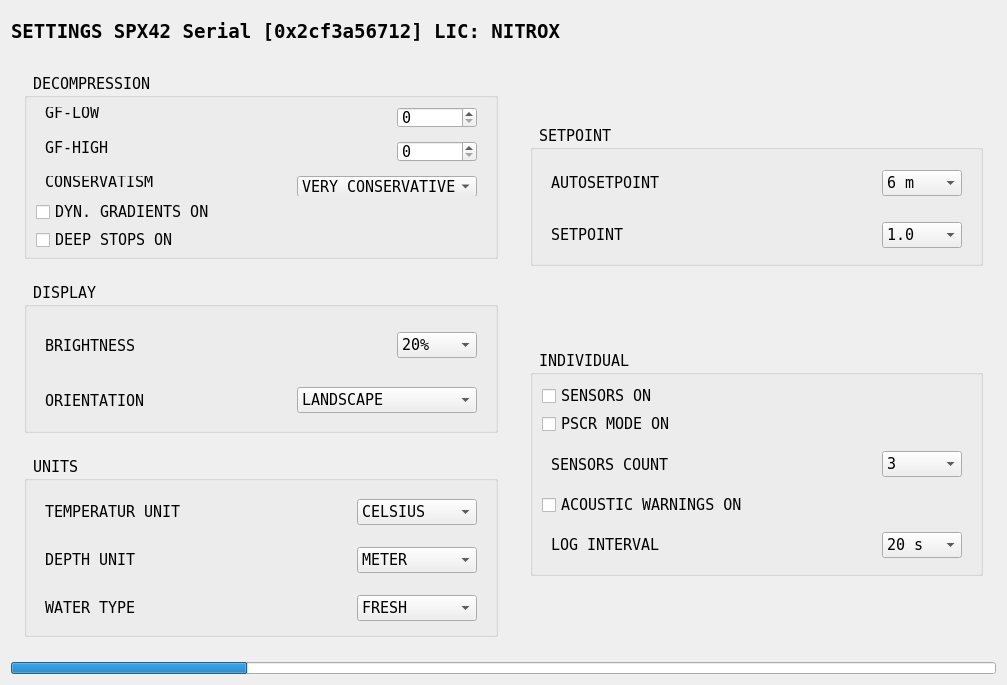
<?xml version="1.0" encoding="UTF-8"?>
<ui version="4.0">
 <class>DeviceConfig</class>
 <widget class="QWidget" name="DeviceConfig">
  <property name="geometry">
   <rect>
    <x>0</x>
    <y>0</y>
    <width>1007</width>
    <height>685</height>
   </rect>
  </property>
  <property name="minimumSize">
   <size>
    <width>0</width>
    <height>0</height>
   </size>
  </property>
  <property name="font">
   <font>
    <family>DejaVu Sans Mono</family>
    <pointsize>11</pointsize>
   </font>
  </property>
  <property name="windowTitle">
   <string>Form</string>
  </property>
  <property name="locale">
   <locale language="English" country="UnitedStates"/>
  </property>
  <layout class="QVBoxLayout" name="verticalLayout_4">
   <item>
    <widget class="QLabel" name="deviceConfigHeaderLabel">
     <property name="maximumSize">
      <size>
       <width>16777215</width>
       <height>40</height>
      </size>
     </property>
     <property name="font">
      <font>
       <pointsize>14</pointsize>
       <weight>75</weight>
       <bold>true</bold>
      </font>
     </property>
     <property name="text">
      <string>SETTINGS SPX42 Serial [0x2cf3a56712] LIC: NITROX</string>
     </property>
    </widget>
   </item>
   <item>
    <widget class="QWidget" name="fieldWidget" native="true">
     <layout class="QHBoxLayout" name="horizontalLayout" stretch="0,0">
      <property name="spacing">
       <number>4</number>
      </property>
      <property name="sizeConstraint">
       <enum>QLayout::SetMaximumSize</enum>
      </property>
      <property name="leftMargin">
       <number>4</number>
      </property>
      <property name="topMargin">
       <number>8</number>
      </property>
      <property name="rightMargin">
       <number>4</number>
      </property>
      <property name="bottomMargin">
       <number>8</number>
      </property>
      <item>
       <widget class="QWidget" name="leftColumnVerticalWidget" native="true">
        <property name="minimumSize">
         <size>
          <width>380</width>
          <height>0</height>
         </size>
        </property>
        <property name="maximumSize">
         <size>
          <width>800</width>
          <height>1024</height>
         </size>
        </property>
        <layout class="QVBoxLayout" name="leftColumnVerticalLayout">
         <property name="spacing">
          <number>24</number>
         </property>
         <property name="rightMargin">
          <number>4</number>
         </property>
         <item>
          <widget class="QGroupBox" name="decompressionGroupBox">
           <property name="minimumSize">
            <size>
             <width>350</width>
             <height>180</height>
            </size>
           </property>
           <property name="maximumSize">
            <size>
             <width>600</width>
             <height>185</height>
            </size>
           </property>
           <property name="autoFillBackground">
            <bool>false</bool>
           </property>
           <property name="styleSheet">
            <string notr="true"/>
           </property>
           <property name="locale">
            <locale language="English" country="UnitedStates"/>
           </property>
           <property name="title">
            <string> DECOMPRESSION </string>
           </property>
           <property name="alignment">
            <set>Qt::AlignLeading|Qt::AlignLeft|Qt::AlignTop</set>
           </property>
           <property name="flat">
            <bool>false</bool>
           </property>
           <layout class="QVBoxLayout" name="verticalLayout_2">
            <property name="spacing">
             <number>0</number>
            </property>
            <property name="leftMargin">
             <number>0</number>
            </property>
            <property name="topMargin">
             <number>0</number>
            </property>
            <property name="rightMargin">
             <number>0</number>
            </property>
            <property name="bottomMargin">
             <number>0</number>
            </property>
            <item>
             <widget class="QWidget" name="decompressionMainVerticalWidget" native="true">
              <layout class="QVBoxLayout" name="decompressionMainVerticalLayout">
               <property name="spacing">
                <number>4</number>
               </property>
               <property name="sizeConstraint">
                <enum>QLayout::SetDefaultConstraint</enum>
               </property>
               <property name="topMargin">
                <number>0</number>
               </property>
               <property name="bottomMargin">
                <number>4</number>
               </property>
               <item>
                <widget class="QWidget" name="gradientLowHorizontalWidget" native="true">
                 <property name="minimumSize">
                  <size>
                   <width>0</width>
                   <height>24</height>
                  </size>
                 </property>
                 <property name="maximumSize">
                  <size>
                   <width>500</width>
                   <height>16777215</height>
                  </size>
                 </property>
                 <layout class="QHBoxLayout" name="gradientLowHorizontalLayout">
                  <item>
                   <widget class="QLabel" name="gradientLowLabel">
                    <property name="text">
                     <string>GF-LOW</string>
                    </property>
                   </widget>
                  </item>
                  <item>
                   <widget class="QSpinBox" name="gradientLowSpinBox">
                    <property name="minimumSize">
                     <size>
                      <width>65</width>
                      <height>21</height>
                     </size>
                    </property>
                    <property name="maximumSize">
                     <size>
                      <width>80</width>
                      <height>16777215</height>
                     </size>
                    </property>
                   </widget>
                  </item>
                 </layout>
                </widget>
               </item>
               <item>
                <widget class="QWidget" name="gradientHighHorizontalWidget" native="true">
                 <property name="minimumSize">
                  <size>
                   <width>0</width>
                   <height>24</height>
                  </size>
                 </property>
                 <property name="maximumSize">
                  <size>
                   <width>500</width>
                   <height>16777215</height>
                  </size>
                 </property>
                 <layout class="QHBoxLayout" name="gradientHighHorizontalLayout">
                  <item>
                   <widget class="QLabel" name="gradientHighLabel">
                    <property name="text">
                     <string>GF-HIGH</string>
                    </property>
                   </widget>
                  </item>
                  <item>
                   <widget class="QSpinBox" name="gradientHighSpinBox">
                    <property name="minimumSize">
                     <size>
                      <width>65</width>
                      <height>21</height>
                     </size>
                    </property>
                    <property name="maximumSize">
                     <size>
                      <width>80</width>
                      <height>16777215</height>
                     </size>
                    </property>
                   </widget>
                  </item>
                 </layout>
                </widget>
               </item>
               <item>
                <widget class="QWidget" name="conservatismHorizontalWidget" native="true">
                 <property name="minimumSize">
                  <size>
                   <width>0</width>
                   <height>24</height>
                  </size>
                 </property>
                 <property name="maximumSize">
                  <size>
                   <width>500</width>
                   <height>16777215</height>
                  </size>
                 </property>
                 <layout class="QHBoxLayout" name="conservatismHorizontalLayout">
                  <item>
                   <widget class="QLabel" name="conservatismLabel">
                    <property name="text">
                     <string>CONSERVATISM</string>
                    </property>
                   </widget>
                  </item>
                  <item>
                   <widget class="QComboBox" name="conservatismComboBox">
                    <property name="minimumSize">
                     <size>
                      <width>0</width>
                      <height>21</height>
                     </size>
                    </property>
                    <property name="maximumSize">
                     <size>
                      <width>180</width>
                      <height>16777215</height>
                     </size>
                    </property>
                    <item>
                     <property name="text">
                      <string>VERY CONSERVATIVE</string>
                     </property>
                    </item>
                    <item>
                     <property name="text">
                      <string>STANDART</string>
                     </property>
                    </item>
                    <item>
                     <property name="text">
                      <string>MODERATE</string>
                     </property>
                    </item>
                    <item>
                     <property name="text">
                      <string>AGRESSIVE</string>
                     </property>
                    </item>
                    <item>
                     <property name="text">
                      <string>VERY AGRESSIVE</string>
                     </property>
                    </item>
                    <item>
                     <property name="text">
                      <string>CUSTOM</string>
                     </property>
                    </item>
                   </widget>
                  </item>
                 </layout>
                </widget>
               </item>
               <item>
                <widget class="QCheckBox" name="dynamicGradientsOnCheckBox">
                 <property name="minimumSize">
                  <size>
                   <width>0</width>
                   <height>24</height>
                  </size>
                 </property>
                 <property name="text">
                  <string>DYN. GRADIENTS ON</string>
                 </property>
                </widget>
               </item>
               <item>
                <widget class="QCheckBox" name="deepStopOnCheckBox">
                 <property name="minimumSize">
                  <size>
                   <width>0</width>
                   <height>24</height>
                  </size>
                 </property>
                 <property name="text">
                  <string>DEEP STOPS ON</string>
                 </property>
                </widget>
               </item>
              </layout>
             </widget>
            </item>
           </layout>
          </widget>
         </item>
         <item>
          <widget class="QGroupBox" name="displayGroupBox">
           <property name="minimumSize">
            <size>
             <width>350</width>
             <height>100</height>
            </size>
           </property>
           <property name="maximumSize">
            <size>
             <width>600</width>
             <height>150</height>
            </size>
           </property>
           <property name="font">
            <font>
             <family>DejaVu Sans Mono</family>
             <pointsize>11</pointsize>
            </font>
           </property>
           <property name="styleSheet">
            <string notr="true"/>
           </property>
           <property name="locale">
            <locale language="English" country="UnitedStates"/>
           </property>
           <property name="title">
            <string> DISPLAY </string>
           </property>
           <property name="alignment">
            <set>Qt::AlignLeading|Qt::AlignLeft|Qt::AlignTop</set>
           </property>
           <layout class="QVBoxLayout" name="verticalLayout_3">
            <property name="spacing">
             <number>0</number>
            </property>
            <property name="leftMargin">
             <number>0</number>
            </property>
            <property name="topMargin">
             <number>4</number>
            </property>
            <property name="rightMargin">
             <number>0</number>
            </property>
            <property name="bottomMargin">
             <number>0</number>
            </property>
            <item>
             <widget class="QWidget" name="displayMainVerticalWidget" native="true">
              <layout class="QVBoxLayout" name="displayMainVerticalLayout">
               <property name="spacing">
                <number>4</number>
               </property>
               <property name="sizeConstraint">
                <enum>QLayout::SetMaximumSize</enum>
               </property>
               <property name="bottomMargin">
                <number>4</number>
               </property>
               <item>
                <widget class="QWidget" name="displayBrithnessHorizontalWidget" native="true">
                 <property name="minimumSize">
                  <size>
                   <width>0</width>
                   <height>24</height>
                  </size>
                 </property>
                 <property name="maximumSize">
                  <size>
                   <width>500</width>
                   <height>16777215</height>
                  </size>
                 </property>
                 <layout class="QHBoxLayout" name="displayBrithnessHorizontalLayout">
                  <item>
                   <widget class="QLabel" name="displayBrightnessLabel">
                    <property name="text">
                     <string>BRIGHTNESS</string>
                    </property>
                   </widget>
                  </item>
                  <item>
                   <widget class="QComboBox" name="displayBrightnessComboBox">
                    <property name="minimumSize">
                     <size>
                      <width>0</width>
                      <height>21</height>
                     </size>
                    </property>
                    <property name="maximumSize">
                     <size>
                      <width>80</width>
                      <height>16777215</height>
                     </size>
                    </property>
                    <item>
                     <property name="text">
                      <string>20%</string>
                     </property>
                    </item>
                    <item>
                     <property name="text">
                      <string>40%</string>
                     </property>
                    </item>
                    <item>
                     <property name="text">
                      <string>60%</string>
                     </property>
                    </item>
                    <item>
                     <property name="text">
                      <string>80%</string>
                     </property>
                    </item>
                    <item>
                     <property name="text">
                      <string>100%</string>
                     </property>
                    </item>
                   </widget>
                  </item>
                 </layout>
                </widget>
               </item>
               <item>
                <widget class="QWidget" name="displayOrientationHorizontalWidget" native="true">
                 <property name="minimumSize">
                  <size>
                   <width>0</width>
                   <height>24</height>
                  </size>
                 </property>
                 <property name="maximumSize">
                  <size>
                   <width>500</width>
                   <height>16777215</height>
                  </size>
                 </property>
                 <layout class="QHBoxLayout" name="displayOrientationHorizontalLayout">
                  <item>
                   <widget class="QLabel" name="displayOrientationLabel">
                    <property name="text">
                     <string>ORIENTATION</string>
                    </property>
                   </widget>
                  </item>
                  <item>
                   <widget class="QComboBox" name="displayOrientationComboBox">
                    <property name="minimumSize">
                     <size>
                      <width>0</width>
                      <height>21</height>
                     </size>
                    </property>
                    <property name="maximumSize">
                     <size>
                      <width>180</width>
                      <height>16777215</height>
                     </size>
                    </property>
                    <item>
                     <property name="text">
                      <string>LANDSCAPE</string>
                     </property>
                    </item>
                    <item>
                     <property name="text">
                      <string>LANDSCAPE 180°</string>
                     </property>
                    </item>
                   </widget>
                  </item>
                 </layout>
                </widget>
               </item>
              </layout>
             </widget>
            </item>
           </layout>
          </widget>
         </item>
         <item>
          <widget class="QGroupBox" name="unitGroupBox">
           <property name="minimumSize">
            <size>
             <width>350</width>
             <height>137</height>
            </size>
           </property>
           <property name="maximumSize">
            <size>
             <width>600</width>
             <height>180</height>
            </size>
           </property>
           <property name="locale">
            <locale language="English" country="UnitedStates"/>
           </property>
           <property name="title">
            <string> UNITS </string>
           </property>
           <property name="alignment">
            <set>Qt::AlignLeading|Qt::AlignLeft|Qt::AlignTop</set>
           </property>
           <layout class="QVBoxLayout" name="verticalLayout">
            <property name="spacing">
             <number>0</number>
            </property>
            <property name="leftMargin">
             <number>0</number>
            </property>
            <property name="topMargin">
             <number>0</number>
            </property>
            <property name="rightMargin">
             <number>0</number>
            </property>
            <property name="bottomMargin">
             <number>0</number>
            </property>
            <item>
             <widget class="QWidget" name="unitsMainVerticalWidget" native="true">
              <layout class="QVBoxLayout" name="unitsMainVerticalLayout">
               <property name="spacing">
                <number>4</number>
               </property>
               <property name="bottomMargin">
                <number>4</number>
               </property>
               <item>
                <widget class="QWidget" name="unitsTemperaturHorizontalWidget" native="true">
                 <property name="minimumSize">
                  <size>
                   <width>0</width>
                   <height>24</height>
                  </size>
                 </property>
                 <property name="maximumSize">
                  <size>
                   <width>500</width>
                   <height>16777215</height>
                  </size>
                 </property>
                 <layout class="QHBoxLayout" name="unitsTemperaturHorizontalLayout">
                  <item>
                   <widget class="QLabel" name="unitsTemperaturLabel">
                    <property name="text">
                     <string>TEMPERATUR UNIT</string>
                    </property>
                   </widget>
                  </item>
                  <item>
                   <widget class="QComboBox" name="unitsTemperaturComboBox">
                    <property name="minimumSize">
                     <size>
                      <width>0</width>
                      <height>21</height>
                     </size>
                    </property>
                    <property name="maximumSize">
                     <size>
                      <width>120</width>
                      <height>16777215</height>
                     </size>
                    </property>
                    <item>
                     <property name="text">
                      <string>CELSIUS</string>
                     </property>
                    </item>
                    <item>
                     <property name="text">
                      <string>FAHRENHEID</string>
                     </property>
                    </item>
                   </widget>
                  </item>
                 </layout>
                </widget>
               </item>
               <item>
                <widget class="QWidget" name="unitsDeepHorizontalWidget" native="true">
                 <property name="minimumSize">
                  <size>
                   <width>0</width>
                   <height>24</height>
                  </size>
                 </property>
                 <property name="maximumSize">
                  <size>
                   <width>500</width>
                   <height>16777215</height>
                  </size>
                 </property>
                 <layout class="QHBoxLayout" name="unitsDeepHorizontalLayout">
                  <item>
                   <widget class="QLabel" name="unitsDeepLabel">
                    <property name="text">
                     <string>DEPTH UNIT</string>
                    </property>
                   </widget>
                  </item>
                  <item>
                   <widget class="QComboBox" name="unitsDeepComboBox">
                    <property name="minimumSize">
                     <size>
                      <width>0</width>
                      <height>21</height>
                     </size>
                    </property>
                    <property name="maximumSize">
                     <size>
                      <width>120</width>
                      <height>16777215</height>
                     </size>
                    </property>
                    <item>
                     <property name="text">
                      <string>METER</string>
                     </property>
                    </item>
                    <item>
                     <property name="text">
                      <string>FOOT</string>
                     </property>
                    </item>
                   </widget>
                  </item>
                 </layout>
                </widget>
               </item>
               <item>
                <widget class="QWidget" name="unitsWaterTypeHorizontalWidget" native="true">
                 <property name="minimumSize">
                  <size>
                   <width>0</width>
                   <height>21</height>
                  </size>
                 </property>
                 <property name="maximumSize">
                  <size>
                   <width>500</width>
                   <height>16777215</height>
                  </size>
                 </property>
                 <layout class="QHBoxLayout" name="unitsWaterTypeHorizontalLayout">
                  <item>
                   <widget class="QLabel" name="unitsWaterTypeLabel">
                    <property name="text">
                     <string>WATER TYPE</string>
                    </property>
                   </widget>
                  </item>
                  <item>
                   <widget class="QComboBox" name="unitsWaterTypeComboBox">
                    <property name="minimumSize">
                     <size>
                      <width>0</width>
                      <height>21</height>
                     </size>
                    </property>
                    <property name="maximumSize">
                     <size>
                      <width>120</width>
                      <height>16777215</height>
                     </size>
                    </property>
                    <item>
                     <property name="text">
                      <string>FRESH</string>
                     </property>
                    </item>
                    <item>
                     <property name="text">
                      <string>SALT</string>
                     </property>
                    </item>
                   </widget>
                  </item>
                 </layout>
                </widget>
               </item>
              </layout>
             </widget>
            </item>
           </layout>
          </widget>
         </item>
        </layout>
       </widget>
      </item>
      <item>
       <widget class="QWidget" name="rightColumnVerticalWidget" native="true">
        <property name="minimumSize">
         <size>
          <width>380</width>
          <height>0</height>
         </size>
        </property>
        <property name="maximumSize">
         <size>
          <width>800</width>
          <height>1024</height>
         </size>
        </property>
        <layout class="QVBoxLayout" name="rightColumnVerticalLayout">
         <property name="spacing">
          <number>24</number>
         </property>
         <property name="leftMargin">
          <number>24</number>
         </property>
         <property name="topMargin">
          <number>0</number>
         </property>
         <item>
          <widget class="QGroupBox" name="setpointGroupBox">
           <property name="minimumSize">
            <size>
             <width>350</width>
             <height>1</height>
            </size>
           </property>
           <property name="maximumSize">
            <size>
             <width>600</width>
             <height>140</height>
            </size>
           </property>
           <property name="locale">
            <locale language="English" country="UnitedStates"/>
           </property>
           <property name="title">
            <string> SETPOINT </string>
           </property>
           <property name="alignment">
            <set>Qt::AlignLeading|Qt::AlignLeft|Qt::AlignTop</set>
           </property>
           <property name="flat">
            <bool>false</bool>
           </property>
           <layout class="QVBoxLayout" name="verticalLayout_5">
            <property name="spacing">
             <number>0</number>
            </property>
            <property name="leftMargin">
             <number>0</number>
            </property>
            <property name="topMargin">
             <number>0</number>
            </property>
            <property name="rightMargin">
             <number>0</number>
            </property>
            <property name="bottomMargin">
             <number>0</number>
            </property>
            <item>
             <widget class="QWidget" name="setpointMainVerticalWidget" native="true">
              <layout class="QVBoxLayout" name="setpointMainVerticalLayout">
               <property name="spacing">
                <number>4</number>
               </property>
               <property name="bottomMargin">
                <number>4</number>
               </property>
               <item>
                <widget class="QWidget" name="setpointAutoHorizontalWidget" native="true">
                 <property name="minimumSize">
                  <size>
                   <width>0</width>
                   <height>24</height>
                  </size>
                 </property>
                 <property name="maximumSize">
                  <size>
                   <width>500</width>
                   <height>16777215</height>
                  </size>
                 </property>
                 <layout class="QHBoxLayout" name="setpointAutoHorizontalLayout">
                  <item>
                   <widget class="QLabel" name="setpointAutoOnLabel">
                    <property name="text">
                     <string>AUTOSETPOINT</string>
                    </property>
                   </widget>
                  </item>
                  <item>
                   <widget class="QComboBox" name="setpointAutoOnComboBox">
                    <property name="minimumSize">
                     <size>
                      <width>0</width>
                      <height>21</height>
                     </size>
                    </property>
                    <property name="maximumSize">
                     <size>
                      <width>80</width>
                      <height>16777215</height>
                     </size>
                    </property>
                    <item>
                     <property name="text">
                      <string>6 m</string>
                     </property>
                    </item>
                    <item>
                     <property name="text">
                      <string>10 m</string>
                     </property>
                    </item>
                    <item>
                     <property name="text">
                      <string>15 m</string>
                     </property>
                    </item>
                    <item>
                     <property name="text">
                      <string>20 m</string>
                     </property>
                    </item>
                    <item>
                     <property name="text">
                      <string>OFF</string>
                     </property>
                    </item>
                   </widget>
                  </item>
                 </layout>
                </widget>
               </item>
               <item>
                <widget class="QWidget" name="setpointHorizontalWidget" native="true">
                 <property name="minimumSize">
                  <size>
                   <width>0</width>
                   <height>24</height>
                  </size>
                 </property>
                 <property name="maximumSize">
                  <size>
                   <width>500</width>
                   <height>16777215</height>
                  </size>
                 </property>
                 <layout class="QHBoxLayout" name="setpointHorizontalLayout">
                  <item>
                   <widget class="QLabel" name="setpointSetpointLabel">
                    <property name="text">
                     <string>SETPOINT</string>
                    </property>
                   </widget>
                  </item>
                  <item>
                   <widget class="QComboBox" name="setpointSetpointComboBox">
                    <property name="minimumSize">
                     <size>
                      <width>0</width>
                      <height>21</height>
                     </size>
                    </property>
                    <property name="maximumSize">
                     <size>
                      <width>80</width>
                      <height>16777215</height>
                     </size>
                    </property>
                    <item>
                     <property name="text">
                      <string>1.0</string>
                     </property>
                    </item>
                    <item>
                     <property name="text">
                      <string>1.1</string>
                     </property>
                    </item>
                    <item>
                     <property name="text">
                      <string>1.2</string>
                     </property>
                    </item>
                    <item>
                     <property name="text">
                      <string>1.3</string>
                     </property>
                    </item>
                    <item>
                     <property name="text">
                      <string>1.4</string>
                     </property>
                    </item>
                   </widget>
                  </item>
                 </layout>
                </widget>
               </item>
              </layout>
             </widget>
            </item>
           </layout>
          </widget>
         </item>
         <item>
          <widget class="QGroupBox" name="individualGroupBox">
           <property name="minimumSize">
            <size>
             <width>350</width>
             <height>190</height>
            </size>
           </property>
           <property name="maximumSize">
            <size>
             <width>600</width>
             <height>225</height>
            </size>
           </property>
           <property name="locale">
            <locale language="English" country="UnitedStates"/>
           </property>
           <property name="title">
            <string> INDIVIDUAL </string>
           </property>
           <property name="alignment">
            <set>Qt::AlignLeading|Qt::AlignLeft|Qt::AlignTop</set>
           </property>
           <layout class="QVBoxLayout" name="individualGroupBoxVerticalLayout">
            <property name="spacing">
             <number>0</number>
            </property>
            <property name="leftMargin">
             <number>0</number>
            </property>
            <property name="topMargin">
             <number>0</number>
            </property>
            <property name="rightMargin">
             <number>0</number>
            </property>
            <property name="bottomMargin">
             <number>0</number>
            </property>
            <item>
             <widget class="QWidget" name="individualVerticalWidget" native="true">
              <layout class="QVBoxLayout" name="individualVerticalLayout">
               <property name="spacing">
                <number>4</number>
               </property>
               <property name="bottomMargin">
                <number>4</number>
               </property>
               <item>
                <widget class="QCheckBox" name="individualSeonsorsOnCheckBox">
                 <property name="minimumSize">
                  <size>
                   <width>0</width>
                   <height>24</height>
                  </size>
                 </property>
                 <property name="text">
                  <string>SENSORS ON</string>
                 </property>
                </widget>
               </item>
               <item>
                <widget class="QCheckBox" name="individualPSCRModeOnCheckBox">
                 <property name="text">
                  <string>PSCR MODE ON</string>
                 </property>
                </widget>
               </item>
               <item>
                <widget class="QWidget" name="individualSensorsCountHorizontalWidget" native="true">
                 <property name="minimumSize">
                  <size>
                   <width>0</width>
                   <height>24</height>
                  </size>
                 </property>
                 <property name="maximumSize">
                  <size>
                   <width>500</width>
                   <height>16777215</height>
                  </size>
                 </property>
                 <layout class="QHBoxLayout" name="individualSensorsCountHorizontalLayout">
                  <item>
                   <widget class="QLabel" name="individualSensorsCountLabel">
                    <property name="text">
                     <string>SENSORS COUNT</string>
                    </property>
                   </widget>
                  </item>
                  <item>
                   <widget class="QComboBox" name="individualSensorsCountComboBox">
                    <property name="minimumSize">
                     <size>
                      <width>0</width>
                      <height>21</height>
                     </size>
                    </property>
                    <property name="maximumSize">
                     <size>
                      <width>80</width>
                      <height>16777215</height>
                     </size>
                    </property>
                    <item>
                     <property name="text">
                      <string>3</string>
                     </property>
                    </item>
                    <item>
                     <property name="text">
                      <string>2</string>
                     </property>
                    </item>
                    <item>
                     <property name="text">
                      <string>1</string>
                     </property>
                    </item>
                   </widget>
                  </item>
                 </layout>
                </widget>
               </item>
               <item>
                <widget class="QCheckBox" name="individualAcousticWarningsOnCheckBox">
                 <property name="minimumSize">
                  <size>
                   <width>0</width>
                   <height>24</height>
                  </size>
                 </property>
                 <property name="text">
                  <string>ACOUSTIC WARNINGS ON</string>
                 </property>
                </widget>
               </item>
               <item>
                <widget class="QWidget" name="individualLogIntervalHorizontalWidget" native="true">
                 <property name="minimumSize">
                  <size>
                   <width>0</width>
                   <height>24</height>
                  </size>
                 </property>
                 <property name="maximumSize">
                  <size>
                   <width>500</width>
                   <height>16777215</height>
                  </size>
                 </property>
                 <layout class="QHBoxLayout" name="individualLogIntervalHorizontalLayout">
                  <item>
                   <widget class="QLabel" name="individualLogIntervalLabel">
                    <property name="text">
                     <string>LOG INTERVAL</string>
                    </property>
                   </widget>
                  </item>
                  <item>
                   <widget class="QComboBox" name="individualLogIntervalComboBox">
                    <property name="minimumSize">
                     <size>
                      <width>0</width>
                      <height>21</height>
                     </size>
                    </property>
                    <property name="maximumSize">
                     <size>
                      <width>80</width>
                      <height>16777215</height>
                     </size>
                    </property>
                    <item>
                     <property name="text">
                      <string>20 s</string>
                     </property>
                    </item>
                    <item>
                     <property name="text">
                      <string>30 s</string>
                     </property>
                    </item>
                    <item>
                     <property name="text">
                      <string>60 s</string>
                     </property>
                    </item>
                   </widget>
                  </item>
                 </layout>
                </widget>
               </item>
              </layout>
             </widget>
            </item>
           </layout>
          </widget>
         </item>
        </layout>
       </widget>
      </item>
     </layout>
    </widget>
   </item>
   <item>
    <widget class="QProgressBar" name="transferProgressBar">
     <property name="minimumSize">
      <size>
       <width>0</width>
       <height>12</height>
      </size>
     </property>
     <property name="maximumSize">
      <size>
       <width>16777215</width>
       <height>12</height>
      </size>
     </property>
     <property name="value">
      <number>24</number>
     </property>
     <property name="alignment">
      <set>Qt::AlignCenter</set>
     </property>
     <property name="textVisible">
      <bool>false</bool>
     </property>
     <property name="format">
      <string notr="true">%p%</string>
     </property>
    </widget>
   </item>
  </layout>
 </widget>
 <resources/>
 <connections/>
</ui>
